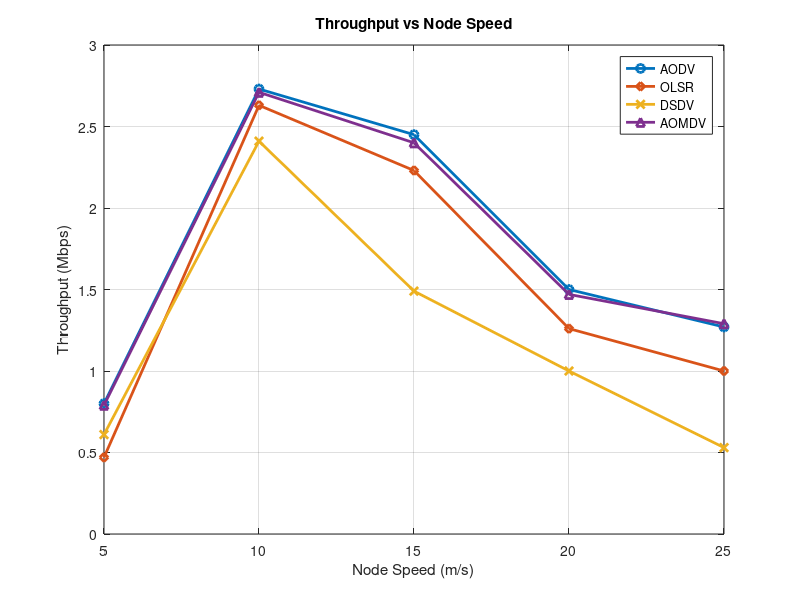

The MATLAB source for this figure:
clc;
clear;
close all;

% X-axis values
speed = [5 10 15 20 25];

% Y-axis values
AODV  = [0.80 2.73 2.45 1.50 1.27];
OLSR  = [0.47 2.63 2.23 1.26 1.00];
DSDV  = [0.61 2.41 1.49 1.00 0.53];
AOMDV = [0.79 2.71 2.40 1.47 1.29];
% Plotting
figure;

plot(speed, AODV, '-o', 'LineWidth', 2); hold on;
plot(speed, OLSR, '-d', 'LineWidth', 2);
plot(speed, DSDV, '-x', 'LineWidth', 2);
plot(speed, AOMDV, '-^', 'LineWidth', 2);
% Labels and Title
xlabel('Node Speed (m/s)');
ylabel('Throughput (Mbps)');
title('Throughput vs Node Speed');

% Legend
legend('AODV','OLSR','DSDV','AOMDV','Location','best');

% Grid
grid on;

% Axis limits (optional for better match)
ylim([0 3]);

hold off;
